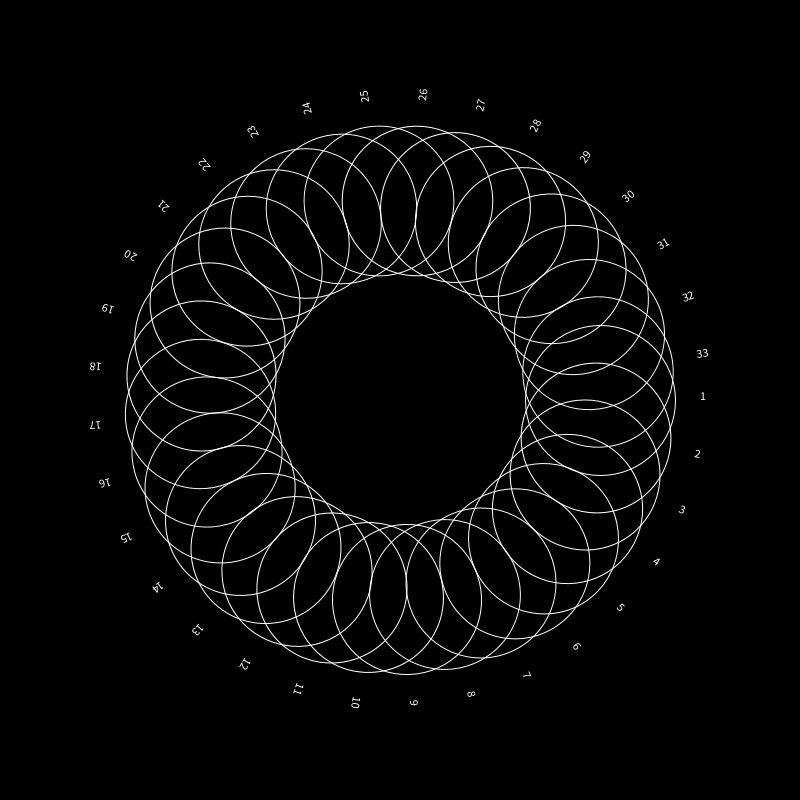
Frame 1 (no input)
Frame 60 (the mouse pressed at the canvas centre just before this capture): identical to frame 1, image omitted
Frame 120 (the mouse held since frame 60 and released just before this capture): identical to frame 1, image omitted

The Processing sketch that drew this single still picture (run headless with seeded random() and noise(); from frame 60 on, the mouse is pressed at the canvas centre):

// Processing sketch: LSI_058_rotaCircle
// ── LSI_058_rotaCircle.pde
void setup(){
  
  size(800,800);
  
}


void draw(){
  background(0);
  stroke(255);
  translate (width/2,height/2);
  noFill();
  int counter=1;
  
  for(int i=0;i<360;i=i+(360/32)){
   pushMatrix();
   rotate(radians(i));
   ellipse(200,0,150,150); 
    
   text(counter, 300,0);
   counter++;
   println(i+" "+i);
   popMatrix();
  }
  
}
